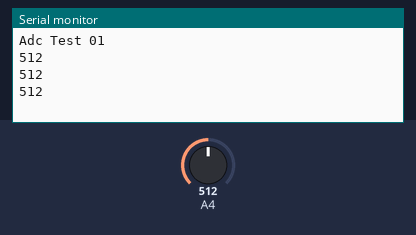
A sketch run on a simulated Arduino Uno, built with avr-gcc and run on an emulated ATmega328P. Shown: the last lines printed to the serial monitor. The test bench sets the inputs (shaded band); at power-on: A4 = 512.

Above: at 1.3 s.
1.4 s: A4 set to 716
At 1.9 s:
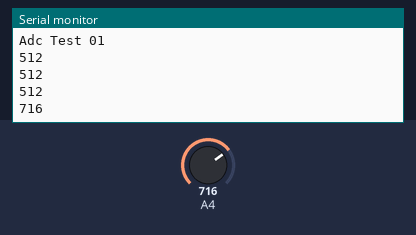
2.9 s: A4 set to 900
At 3.4 s:
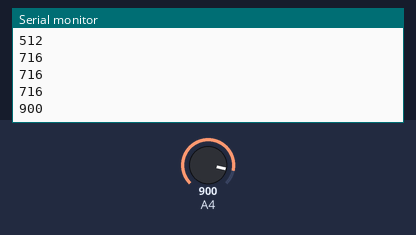
Timing chart, 0 to 5.9 s (numbered marks = the images above; inputs shaded):
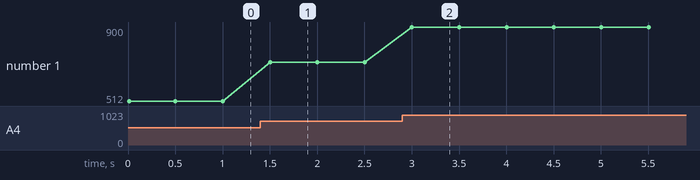

The sketch:

Joystick_06_Adc_01.ino
```cpp
//-----------------------------------------------
//-----------------------------------------------
//-----------------------------------------------
//-----------------------------------------------
void setup()
{
  Serial.begin(9600);
  Serial.println("Adc Test 01");
}

void loop()
{
  unsigned int adc4 = analogRead(4);

  Serial.println(adc4);
  delay(500);
}
```

Measured:
- after the input at 1.4 s, the serial monitor: prints a new line after 0.10 s (image 1)
- after the input at 2.9 s, the serial monitor: prints a new line after 0.10 s (image 2)
- plotted number 1: 512 → 716 after the input at 1.4 s, 716 → 900 after the input at 2.9 s
